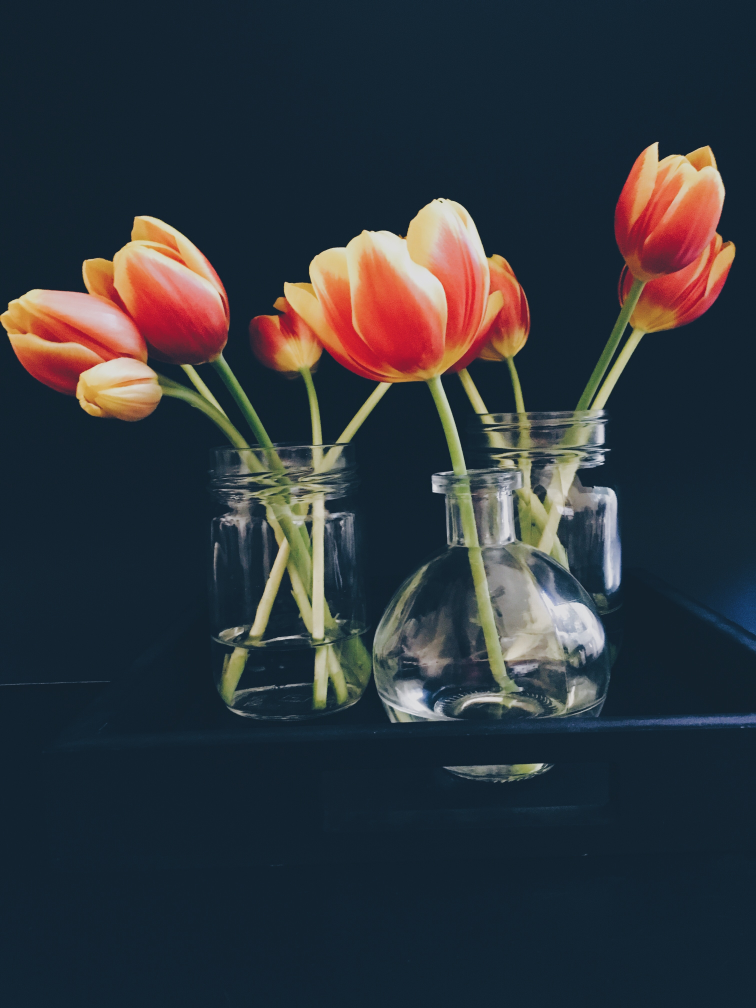
#> input picture Assign2-VQ/flower.jpg, 3024 x 4032 px (shown at 1/4 size)
$ python main.py
#> lines starting #> are read from the running program, lines starting #| are printed output that depends on the picture
from sklearn.utils import shuffle
import numpy as np
import matplotlib.pyplot as plt
from sklearn.cluster import KMeans

image = plt.imread("flower.jpg")
#> image is the input picture: shape (4032, 3024, 3); mean R, G, B 48, 53.6, 60.2
plt.imshow(image)
plt.axis('off')
plt.show()

type(image)

print(image.shape)
#| (4032, 3024, 3)
print(image.size)
#| 36578304

w, h, d = image.shape
#> w = 4032; h = 3024; d = 3
image_array = image.reshape(w*h, d)
print(image_array.shape)
#| (12192768, 3)

image_array = image_array/255
array_sample = shuffle(image_array, random_state=1)[:2000]
#> array_sample = 2000 rows, first 8: [0.0745, 0.141, 0.18], [0.875, 0.275, 0.251], [0.098, 0.173, 0.231], [0.0784, 0.141, 0.192], [0.0667, 0.129, 0.18], [0.0745, 0.137, 0.188], [0.318, 0.427, 0.267], [0.373, 0.439, 0.224]
array_sample.size

kmeans = KMeans(n_clusters=6, random_state=1)
kmeans.fit(array_sample)

varL = kmeans.predict(image_array)

print(kmeans.cluster_centers_)
e = kmeans.cluster_centers_


def createImage(c, varL, w, h, d):
#> called with c = array of shape (6, 3), varL = array of shape (12192768,), w = 4032, h = 3024, d = 3
    image = np.zeros((w, h, d))
    label_idx=0

    for i in range(w):
        for j in range(h):
            image[i][j] = c[varL[label_idx]]
            label_idx+=1
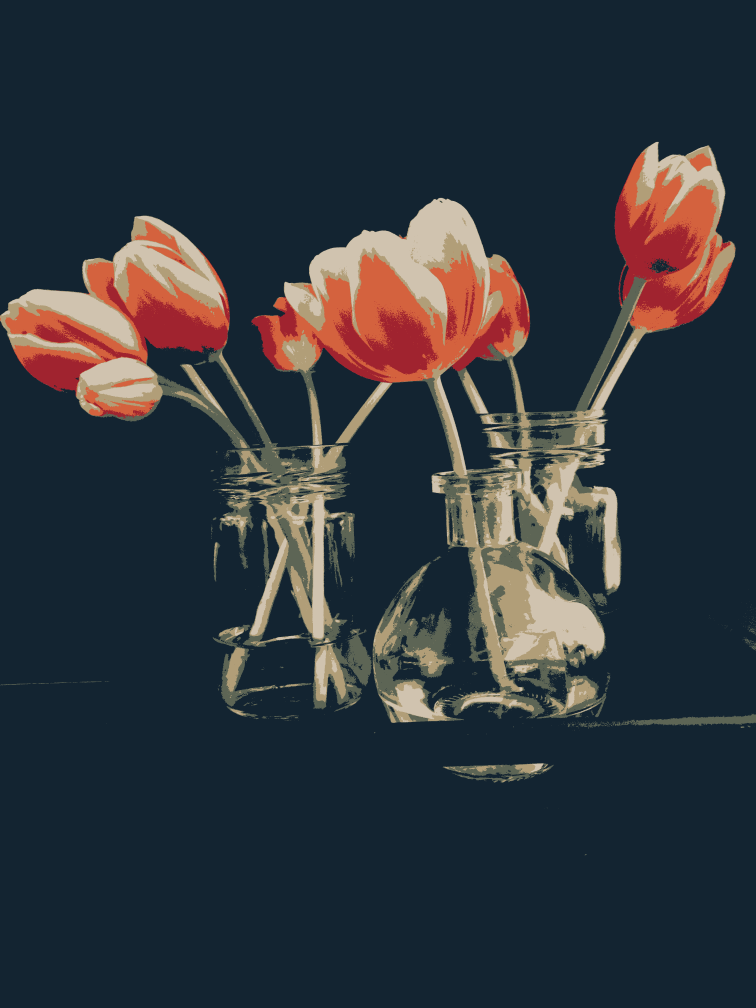
#> image: shape (4032, 3024, 3) float64 (shown at 1/4 size); mean of channels 0, 1, 2 0.189, 0.21, 0.235; drawn as R, G, B
#> after the loop, label_idx = 12192768

    return image


plt.figure(1)
plt.axis('off')
plt.title("original")
plt.imshow(image)
plt.show()
plt.figure(2)
plt.axis('off')
plt.title("reduced")
plt.imshow(createImage(e,varL,w,h,d))
plt.show()
